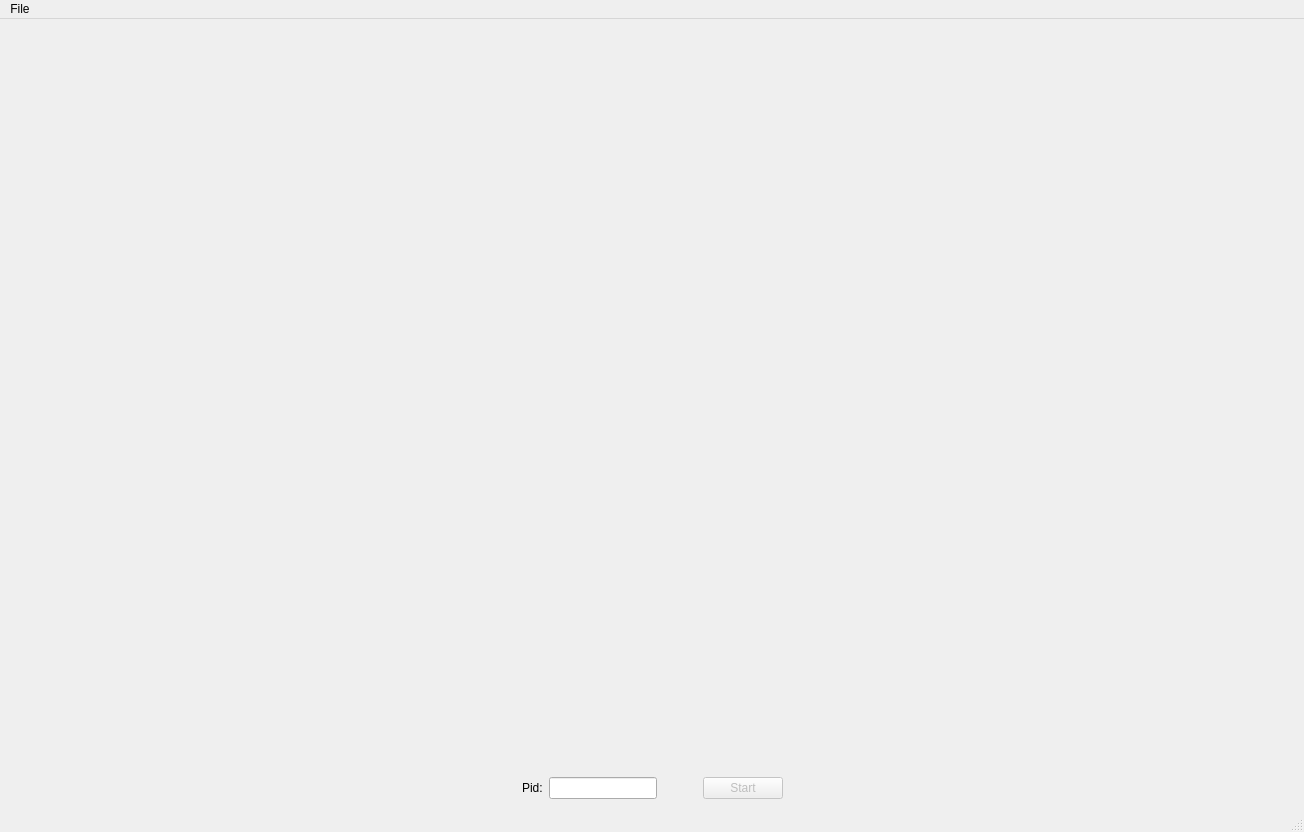
<?xml version="1.0" encoding="UTF-8"?>
<ui version="4.0">
 <class>AzureKinectClass</class>
 <widget class="QMainWindow" name="AzureKinectClass">
  <property name="geometry">
   <rect>
    <x>0</x>
    <y>0</y>
    <width>1304</width>
    <height>832</height>
   </rect>
  </property>
  <property name="minimumSize">
   <size>
    <width>1304</width>
    <height>832</height>
   </size>
  </property>
  <property name="windowTitle">
   <string>AzureKinect</string>
  </property>
  <widget class="QWidget" name="centralWidget">
   <layout class="QGridLayout" name="gridLayout">
    <item row="0" column="0">
     <layout class="QVBoxLayout" name="verticalLayout">
      <property name="sizeConstraint">
       <enum>QLayout::SetMaximumSize</enum>
      </property>
      <item>
       <widget class="Ak::KinectWidget" name="openGLWidget" native="true">
        <property name="sizePolicy">
         <sizepolicy hsizetype="MinimumExpanding" vsizetype="MinimumExpanding">
          <horstretch>0</horstretch>
          <verstretch>0</verstretch>
         </sizepolicy>
        </property>
        <property name="minimumSize">
         <size>
          <width>512</width>
          <height>512</height>
         </size>
        </property>
       </widget>
      </item>
      <item>
       <layout class="QHBoxLayout" name="horizontalLayout">
        <item>
         <spacer name="horizontalSpacer">
          <property name="orientation">
           <enum>Qt::Horizontal</enum>
          </property>
          <property name="sizeHint" stdset="0">
           <size>
            <width>40</width>
            <height>20</height>
           </size>
          </property>
         </spacer>
        </item>
        <item>
         <widget class="QLabel" name="labelPID">
          <property name="text">
           <string>Pid:</string>
          </property>
         </widget>
        </item>
        <item>
         <widget class="QLineEdit" name="lineEditPID">
          <property name="sizePolicy">
           <sizepolicy hsizetype="Fixed" vsizetype="Fixed">
            <horstretch>0</horstretch>
            <verstretch>0</verstretch>
           </sizepolicy>
          </property>
          <property name="inputMethodHints">
           <set>Qt::ImhDigitsOnly</set>
          </property>
          <property name="maxLength">
           <number>10</number>
          </property>
         </widget>
        </item>
        <item>
         <spacer name="horizontalSpacer_3">
          <property name="orientation">
           <enum>Qt::Horizontal</enum>
          </property>
          <property name="sizeType">
           <enum>QSizePolicy::Maximum</enum>
          </property>
          <property name="sizeHint" stdset="0">
           <size>
            <width>40</width>
            <height>20</height>
           </size>
          </property>
         </spacer>
        </item>
        <item>
         <widget class="QPushButton" name="buttonStart">
          <property name="enabled">
           <bool>false</bool>
          </property>
          <property name="sizePolicy">
           <sizepolicy hsizetype="Fixed" vsizetype="Fixed">
            <horstretch>0</horstretch>
            <verstretch>0</verstretch>
           </sizepolicy>
          </property>
          <property name="text">
           <string>Start</string>
          </property>
         </widget>
        </item>
        <item>
         <spacer name="horizontalSpacer_2">
          <property name="orientation">
           <enum>Qt::Horizontal</enum>
          </property>
          <property name="sizeHint" stdset="0">
           <size>
            <width>40</width>
            <height>20</height>
           </size>
          </property>
         </spacer>
        </item>
       </layout>
      </item>
     </layout>
    </item>
   </layout>
  </widget>
  <widget class="QMenuBar" name="menuBar">
   <property name="geometry">
    <rect>
     <x>0</x>
     <y>0</y>
     <width>1304</width>
     <height>26</height>
    </rect>
   </property>
   <widget class="QMenu" name="menuFile">
    <property name="title">
     <string>File</string>
    </property>
    <addaction name="actionExit"/>
   </widget>
   <addaction name="menuFile"/>
  </widget>
  <widget class="QStatusBar" name="statusBar"/>
  <action name="actionExit">
   <property name="text">
    <string>Exit</string>
   </property>
  </action>
 </widget>
 <layoutdefault spacing="6" margin="11"/>
 <customwidgets>
  <customwidget>
   <class>Ak::KinectWidget</class>
   <extends>QWidget</extends>
   <header>kinectwidget.h</header>
  </customwidget>
 </customwidgets>
 <resources>
  <include location="AzureKinect.qrc"/>
 </resources>
 <connections/>
</ui>
